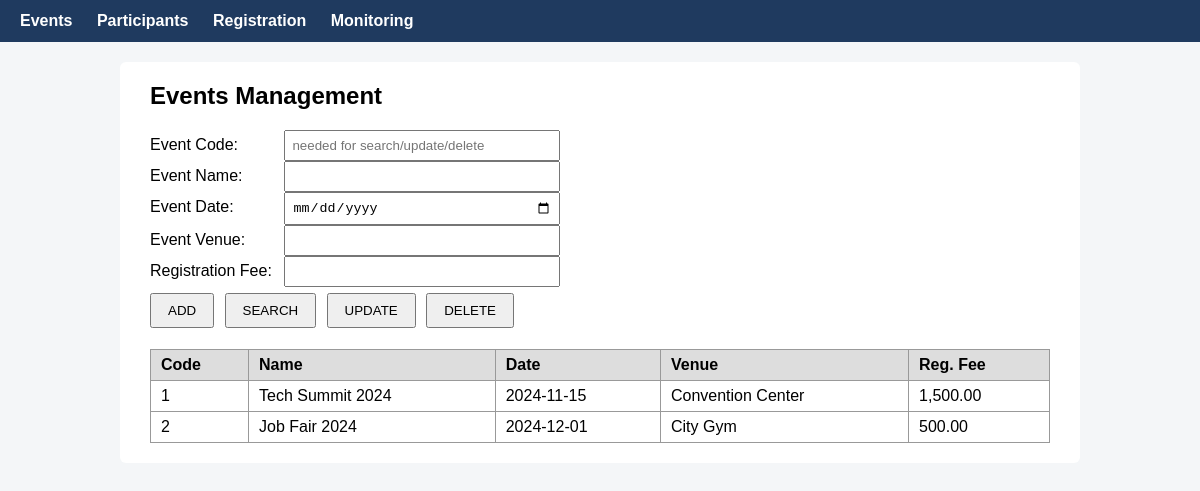
Screenshot of /events.php with the database file from the repository.
### tables this page shows
CREATE TABLE IF NOT EXISTS events (
    evCode   INT AUTO_INCREMENT PRIMARY KEY,
    evName   VARCHAR(150) NOT NULL,
    evDate   DATE         NOT NULL,
    evVenue  VARCHAR(150) NOT NULL,
    evRFee   DECIMAL(10,2) NOT NULL
);

### events.php (the view, shortened to what this page needs)
<?php
require 'db.php';
$blank = ['evCode' => '', 'evName' => '', 'evDate' => '', 'evVenue' => '', 'evRFee' => ''];
$f   = $blank;
$events = $pdo->query("SELECT * FROM events ORDER BY evCode")->fetchAll();
?>
<h2>Events Management</h2>
<form method="post">
    <label>Event Code:</label>
    <input type="number" name="evCode" value="<?= e($f['evCode']) ?>" placeholder="needed for search/update/delete"><br>
    <label>Event Name:</label>
    <input type="text" name="evName" value="<?= e($f['evName']) ?>"><br>
    <label>Event Date:</label>
    <input type="date" name="evDate" value="<?= e($f['evDate']) ?>"><br>
    <label>Event Venue:</label>
    <input type="text" name="evVenue" value="<?= e($f['evVenue']) ?>"><br>
    <label>Registration Fee:</label>
    <input type="number" step="0.01" name="evRFee" value="<?= e($f['evRFee']) ?>"><br>
    <button name="action" value="add">ADD</button>
    <button name="action" value="search">SEARCH</button>
    <button name="action" value="update">UPDATE</button>
    <button name="action" value="delete" onclick="return confirm('Delete this event?')">DELETE</button>
</form>
<table>
    <tr><th>Code</th><th>Name</th><th>Date</th><th>Venue</th><th>Reg. Fee</th></tr>
    <?php foreach ($events as $ev): ?>
    <tr>
        <td><?= e($ev['evCode']) ?></td>
        <td><?= e($ev['evName']) ?></td>
        <td><?= e($ev['evDate']) ?></td>
        <td><?= e($ev['evVenue']) ?></td>
        <td><?= number_format($ev['evRFee'], 2) ?></td>
    </tr>
    <?php endforeach; ?>
</table>

### db.php (style rules this page uses)
body { font-family: Arial, sans-serif; margin: 0; background: #f4f6f8; }
h2 { margin-top: 0; }
label { display: inline-block; width: 130px; margin: 5px 0; }
input[type=text], input[type=number], input[type=date], select { padding: 6px; width: 260px; }
button { padding: 8px 16px; margin: 6px 6px 6px 0; cursor: pointer; }
table { border-collapse: collapse; width: 100%; margin-top: 15px; }
th, td { border: 1px solid #999; padding: 6px 10px; text-align: left; }
th { background: #ddd; }

### rows the page displays
events: evCode "1", evName "Tech Summit 2024", evDate "2024-11-15", evVenue "Convention Center", evRFee "1,500.00"
events: evCode "2", evName "Job Fair 2024", evDate "2024-12-01", evVenue "City Gym", evRFee "500.00"
